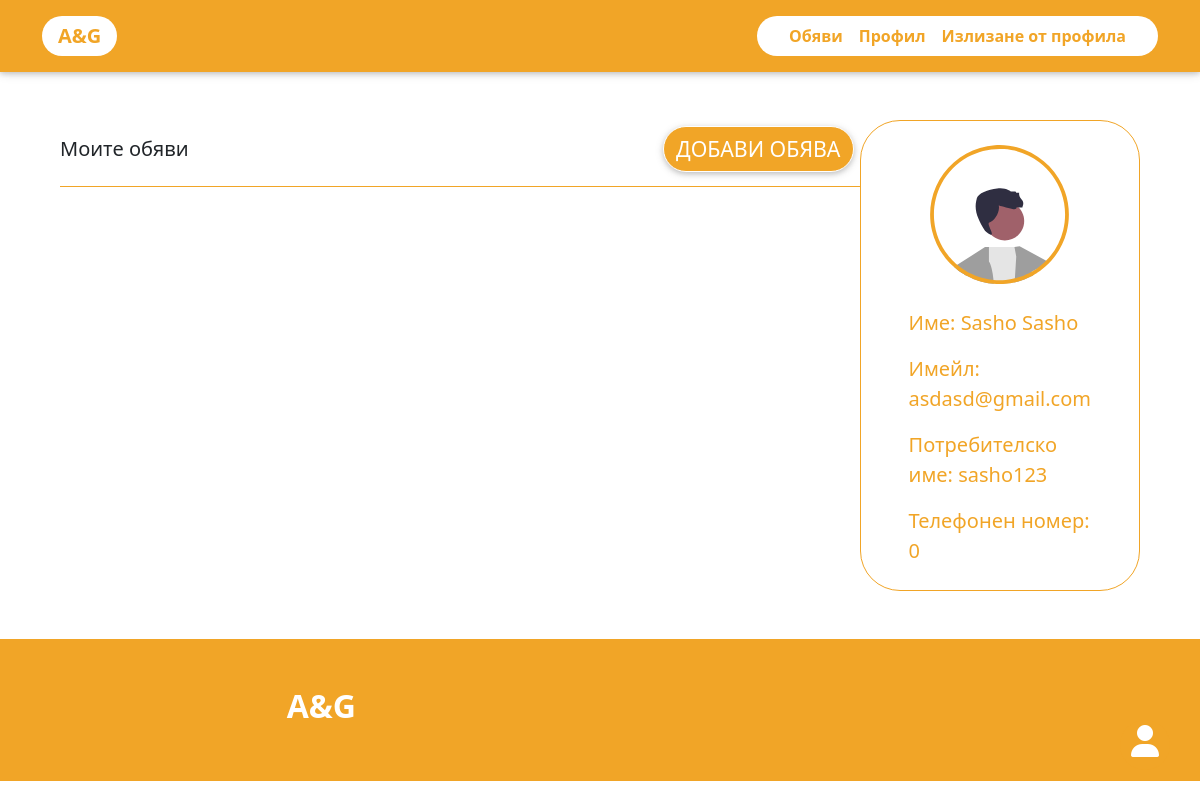
The app's page /profile.php (signed in) with its own data.
### tables this page shows
CREATE TABLE `users` (
  `usersId` int(11) NOT NULL,
  `usersName` varchar(128) NOT NULL,
  `usersEmail` varchar(128) NOT NULL,
  `usersUid` varchar(128) NOT NULL,
  `phone` int(9) NOT NULL,
  `usersPwd` varchar(128) NOT NULL,
  `rate` double NOT NULL
);

### profile.php (the view, shortened to what this page needs)
<?php
    include_once 'header.php';
?>
<div class="p-5">
    <div class="container">
        <div class="d-lg-flex justify-content-between">
            <div class="myPosts w-lg-120">
                <div class="myPostsTitle d-flex justify-content-between pb-2">
                    <p class="lead my-auto">Моите обяви</p>
                    <a class="btn align-middle rounded-pill addPost" href="post/addPost.php">Добави обява</a>
                </div>
            </div>
            <div class="profileData w-lg-35 w-100 mt-5 mt-lg-0">
                <div class="text-center">
                    <img src="img/AccountIcon.svg" alt="" class="w-lg-50 w-25 mt-4">
                </div>
                <div class="my-4 mx-5 mx-3-lg">
                    <?php
                        $sql = "SELECT * FROM users WHERE usersId = ?";
                        $stmt = mysqli_stmt_init($conn);
                        if(!mysqli_stmt_prepare($stmt, $sql)) {
                            header("Location: ../profile.php?error=stmtFailed");
                            exit();
                        }
                        mysqli_stmt_bind_param($stmt, 'i', $_SESSION['userid']);
                        mysqli_stmt_execute($stmt);
                        $resultData = mysqli_stmt_get_result($stmt);
                        if($row = mysqli_fetch_assoc($resultData)) {
                            echo '<p class="lead">Име: '.$row["usersName"].'</p>
                            <p class="lead">Имейл: '.$row["usersEmail"].'</p>
                            <p class="lead">Потребителско име: '.$row["usersUid"].'</p>
                            <p class="lead">Телефонен номер: '.$row["phone"].'</p>';
                        }
                    ?>
                </div>
            </div>
        </div>
    </div>
</div>
<?php
    include_once 'footer.php';
?>

### style11.css (style rules this page uses)
body::before { display: block; content: ""; height: 72px;; }
@media (min-width: 992px) { .w-lg-50 { width: 50% !important; } }
@media (min-width: 992px) { .w-lg-120 { width: 120% !important; } }
@media (min-width: 992px) { .w-lg-35 { width: 35% !important; } }
.myPostsTitle { border-bottom: 1.5px solid #f1a527; }
.addPost, .viewMore { border: 1px solid white; background-color: #f1a527; color: white; font-size: 16pt; }
.profileData { border: 1px solid #f1a527; border-radius: 40px; background-color: white; color: #f1a527; }
.product-item-details, a { text-decoration: none; color: white; }

### records on screen
users: usersName "Sasho Sasho", usersEmail "asdasd@gmail.com", usersUid "sasho123", phone "0"
